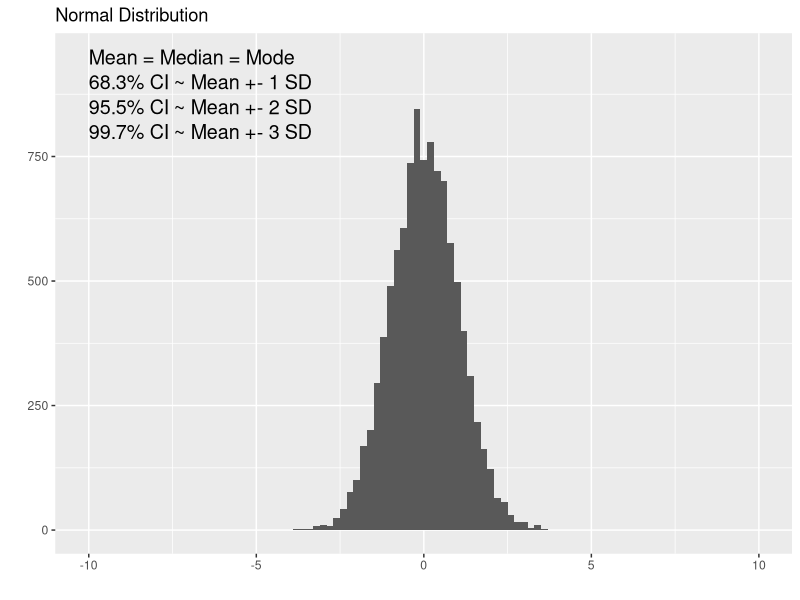
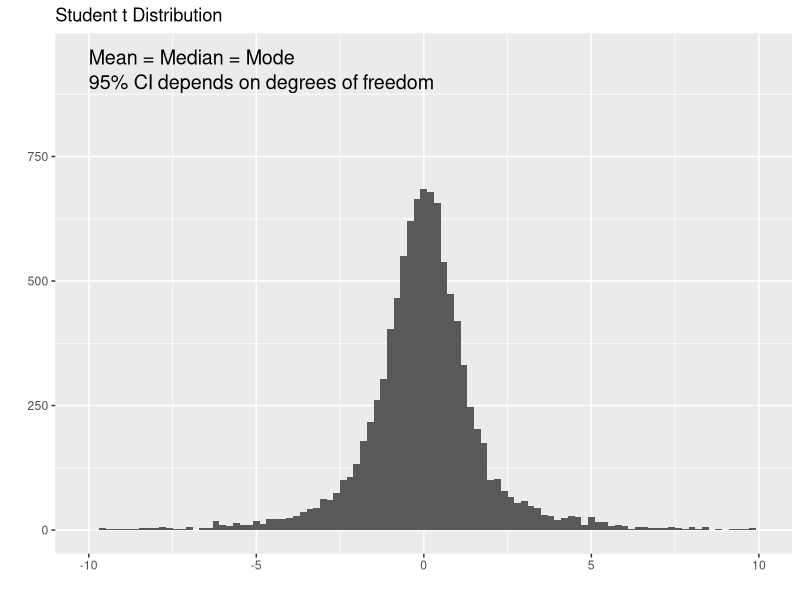
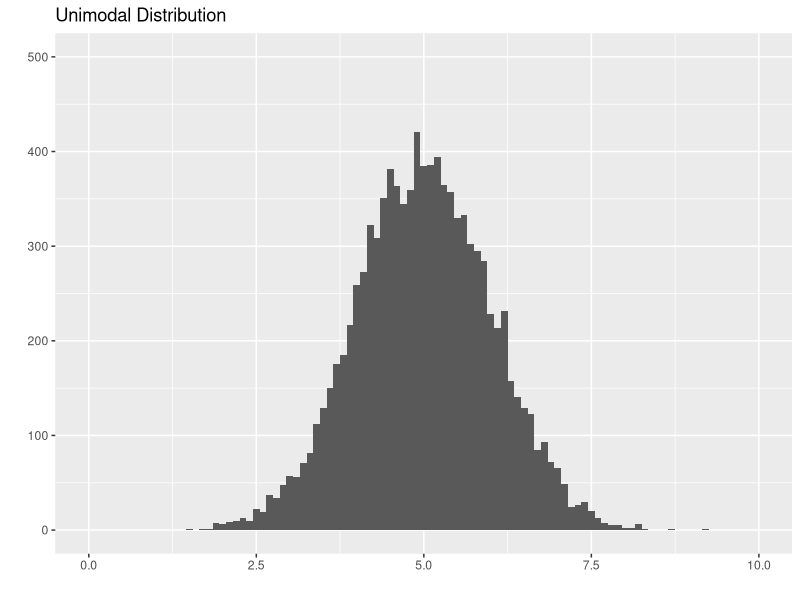
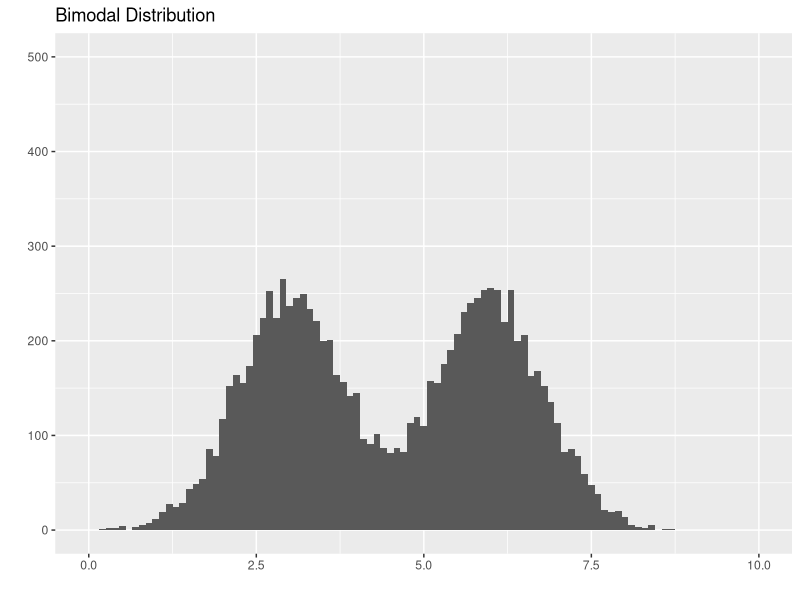
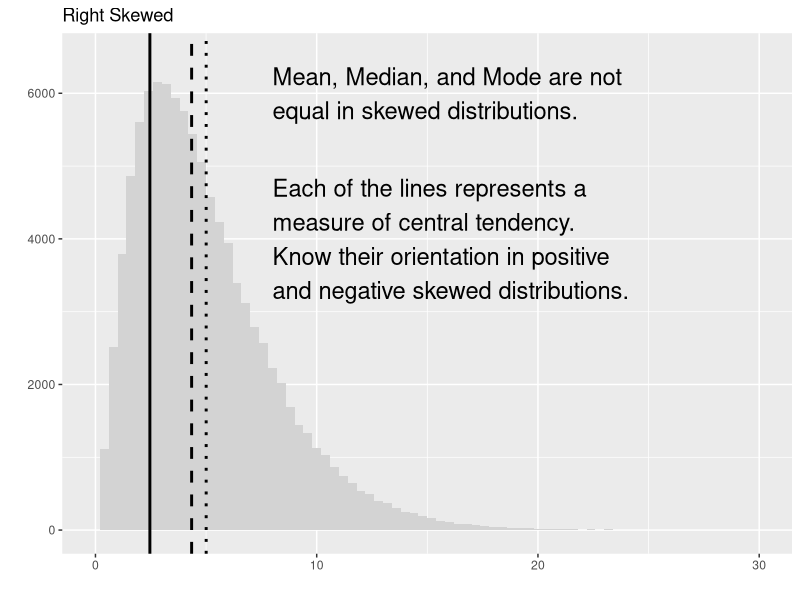
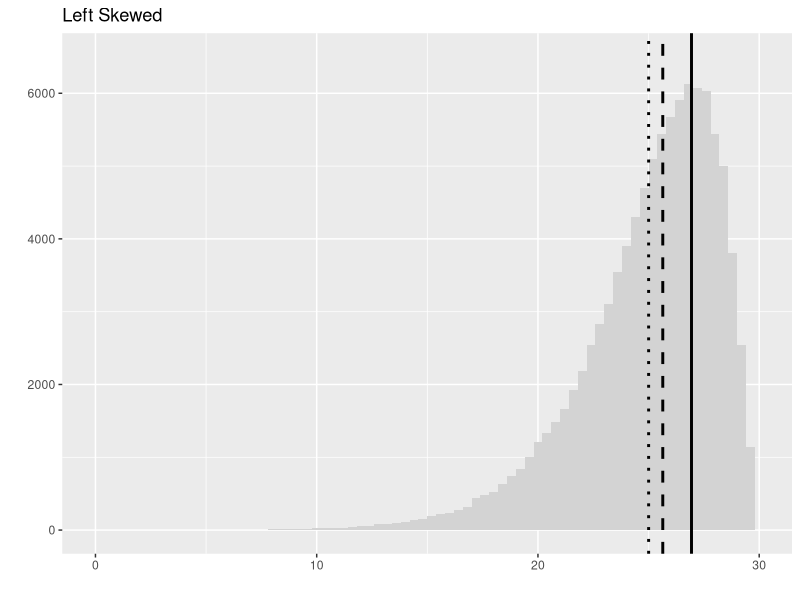
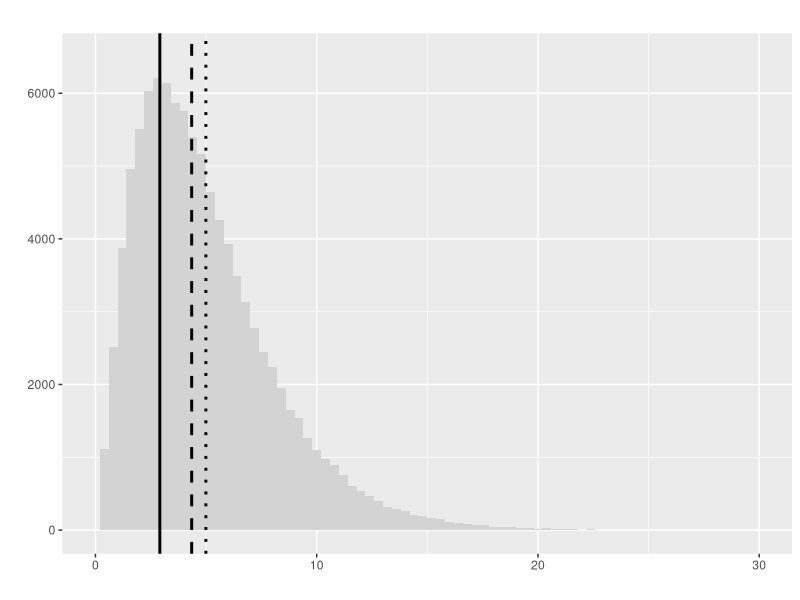
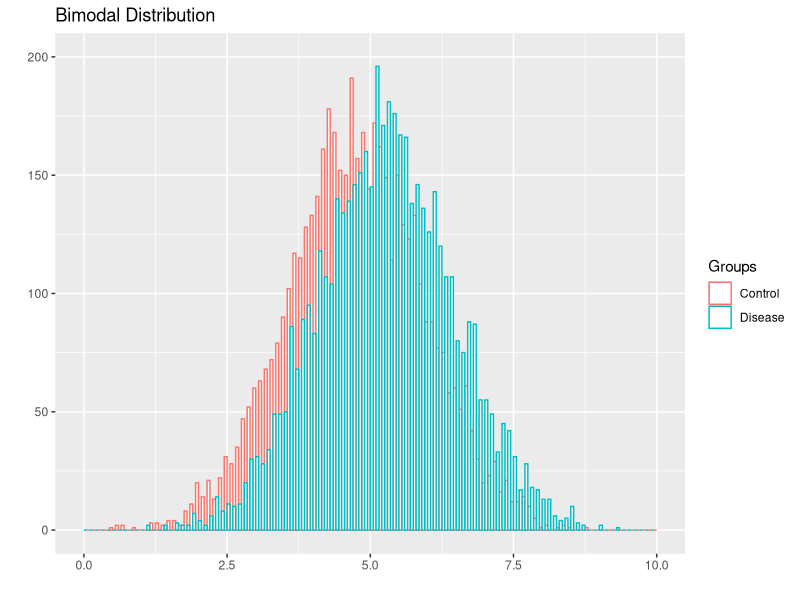

These figures' R source, in order:
## ---- chunk 1
library(ggplot2)
library(cowplot)
norm <- rnorm(10000, sd = 1)
ggplot(data.frame(data = norm), aes(data)) + 
  geom_histogram(binwidth = 0.2) + 
  xlim(-10, 10) + 
  ylim(0, 950) +
  ggtitle("Normal Distribution") + 
  labs(x="", y="") +
  annotate("text", x = -10, y = 950, label = "Mean = Median = Mode", size=5, hjust = 0) +
  annotate("text", x = -10, y = 900, label = "68.3% CI ~ Mean +- 1 SD", size=5, hjust = 0) +
  annotate("text", x = -10, y = 850, label = "95.5% CI ~ Mean +- 2 SD", size=5, hjust = 0) +
  annotate("text", x = -10, y = 800, label = "99.7% CI ~ Mean +- 3 SD", size=5, hjust = 0)
## ---- chunk 2
library(ggplot2)
library(cowplot)
studentt <- rt(10000, df=2)
ggplot(data.frame(data = studentt), aes(data)) + 
  geom_histogram(binwidth = 0.2)  + 
  xlim(-10, 10) + 
  ylim(0, 950) +
  ggtitle("Student t Distribution") + 
  labs(x="", y="") +
  annotate("text", x = -10, y = 950, label = "Mean = Median = Mode", size=5, hjust = 0) +
  annotate("text", x = -10, y = 900, label = "95% CI depends on degrees of freedom", size=5, hjust = 0)
## ---- chunk 3
library(ggplot2)
library(cowplot)
norm <- rnorm(10000, mean = 5, sd = 1)
ggplot(data.frame(data = norm), aes(data)) + 
  geom_histogram(binwidth = 0.1) + 
  xlim(0, 10) + 
  ylim(0, 500) +
  ggtitle("Unimodal Distribution") + 
  labs(x="", y="")
## ---- chunk 4
library(ggplot2)
library(cowplot)
norm1 <- rnorm(5000, mean = 3, sd = 0.8)
norm2 <- rnorm(5000, mean = 6, sd = 0.8)
ggplot(data.frame(data = c(norm1, norm2)), aes(data)) + 
  geom_histogram(binwidth = 0.1) + 
  xlim(0, 10) + 
  ylim(0, 500) +
  ggtitle("Bimodal Distribution") + 
  labs(x="", y="")
## ---- chunk 5
library(ggplot2)
library(cowplot)
Mode <- function(x) {
  ux <- unique(x)
  ux[which.max(tabulate(match(x, ux)))]
}
r.skew <- rchisq(100000, df = 5)
ggplot(data.frame(data = r.skew), aes(data)) +
  geom_histogram(binwidth = 0.4, fill = 'lightgray') + 
  geom_vline(xintercept = mean(r.skew), linetype = 'dotted', lwd = 1) +
  geom_vline(xintercept = median(r.skew), linetype = "dashed", lwd = 1) +
  geom_vline(xintercept = Mode(round(r.skew, digits = 2)), linetype = "solid", lwd = 1) +
  xlim(0, 30) + 
  ylim(0, 6500) +
  ggtitle("Right Skewed") + 
  labs(x="", y="") +
  annotate("text", x = 8, y = 6000, label = "Mean, Median, and Mode are not\nequal in skewed distributions.", size = 6, hjust = 0) +
  annotate("text", x = 8, y = 4000, label = "Each of the lines represents a\nmeasure of central tendency.\nKnow their orientation in positive\nand negative skewed distributions.", size = 6, hjust = 0)
## ---- chunk 6
library(ggplot2)
library(cowplot)
Mode <- function(x) {
  ux <- unique(x)
  ux[which.max(tabulate(match(x, ux)))]
}
l.skew <- 30 - rchisq(100000, df = 5)
ggplot(data.frame(data = l.skew), aes(data)) + 
  geom_histogram(binwidth = 0.4, fill = 'lightgray') + 
  geom_vline(xintercept = mean(l.skew), linetype = 'dotted', lwd = 1) +
  geom_vline(xintercept = median(l.skew), linetype = "dashed", lwd = 1) +
  geom_vline(xintercept = Mode(round(l.skew, digits = 2)), linetype = "solid", lwd = 1) +
  xlim(0, 30) + 
  ylim(0, 6500) +
  ggtitle("Left Skewed") + 
  labs(x="", y="")
## ---- chunk 7
library(ggplot2)
library(cowplot)
Mode <- function(x) {
  ux <- unique(x)
  ux[which.max(tabulate(match(x, ux)))]
}
r.skew <- rchisq(100000, df = 5)
ggplot(data.frame(data = r.skew), aes(data)) +
  geom_histogram(binwidth = 0.4, fill = 'lightgray') + 
  geom_vline(xintercept = mean(r.skew), linetype = 'dotted', lwd = 1) +
  geom_vline(xintercept = median(r.skew), linetype = "dashed", lwd = 1) +
  geom_vline(xintercept = Mode(round(r.skew, digits = 2)), linetype = "solid", lwd = 1) +
  xlim(0, 30) + 
  ylim(0, 6500) +
  ggtitle("") + 
  labs(x="", y="")
## ---- chunk 8
library(ggplot2)
library(cowplot)
norm1 <- rnorm(5000, mean = 4.75, sd = 1.2)
norm2 <- rnorm(5000, mean = 5.25, sd = 1.2)
ggplot(data.frame(data = c(norm1, norm2), Groups = c(rep('Control', length(norm1)), rep('Disease', length(norm2)))), aes(data, color = Groups)) + 
  geom_histogram(binwidth = 0.1, fill = 'white', position="dodge") + 
  xlim(0, 10) + 
  ylim(0, 200) +
  ggtitle("Bimodal Distribution") + 
  labs(x="", y="")
## ---- chunk 9
  norm1 <- rnorm(5000, mean = 4.75, sd = 1.2)
  norm2 <- rnorm(5000, mean = 5.25, sd = 1.2)
  (t.test(norm1, norm2))$p.value
## ---- chunk 10
library(ggplot2)
library(cowplot)
pos <- ggplot(mtcars, aes(x=wt, y=hp)) + 
  geom_point() + 
  ggtitle("Positive Correlation") + 
  labs(x="Weight", y="Horse Power")
neg <- ggplot(mtcars, aes(x=wt, y=mpg)) + 
  geom_point() + 
  ggtitle("Negative Correlation") + 
  labs(x="Weight", y="Fuel Efficiency (mpg)")

plot_grid(pos, neg)
## ---- chunk 11
library(ggplot2)
library(cowplot)
pos <- ggplot(mtcars, aes(x=wt, y=hp)) + 
  geom_point() + 
  geom_smooth(method='lm',formula=y~x) +
  ggtitle("Positive Correlation") + 
  labs(x="Weight", y="Horse Power")
show(pos)
## ---- chunk 12
library(ggplot2)
library(cowplot)
norm1 <- rnorm(5000, mean = 4.25, sd = 1.5)
norm2 <- rnorm(5000, mean = 7.75, sd = 1.5)
ggplot(data.frame(data = c(norm1, norm2), Groups = c(rep('Control', length(norm1)), rep('Disease', length(norm2)))), aes(data, fill = Groups)) + 
  geom_density(alpha=0.2) + 
  geom_vline(xintercept = 6, linetype = 'solid', lwd = 1) +
  scale_fill_manual(values = c("Control" = "blue", "Disease" = "red")) +
  labs(x="Cancer Biomarker", y="Fraction of Patients") +
  annotate("text", x = 1.5, y = 0.02, label = "True\nNegative", size=5, hjust = 0) +
  annotate("text", x = 4.7, y = 0.02, label = "False\nNegative", size=5, hjust = 0) +
  annotate("text", x = 6.35, y = 0.02, label = "False\nPositive", size=5, hjust = 0) +
  annotate("text", x = 9.2, y = 0.02, label = "True\nPositive", size=5, hjust = 0)
## ---- chunk 13
library(ggplot2)
library(cowplot)
norm1 <- rnorm(5000, mean = 4.25, sd = 1.5)
norm2 <- rnorm(5000, mean = 7.75, sd = 1.5)
ggplot(data.frame(data = c(norm1, norm2), Groups = c(rep('Control', length(norm1)), rep('Disease', length(norm2)))), aes(data, fill = Groups)) + 
  geom_density(alpha=0.2) + 
  geom_vline(xintercept = 6, linetype = 'solid', lwd = 1) +
  scale_fill_manual(values = c("Control" = "white", "Disease" = "red")) +
  labs(x="Cancer Biomarker", y="Fraction of Patients") +
  annotate("text", x = 1.5, y = 0.02, label = "True\nNegative", size=5, hjust = 0, color = '#dddddd') +
  annotate("text", x = 4.7, y = 0.02, label = "False\nNegative", size=5, hjust = 0) +
  annotate("text", x = 6.35, y = 0.02, label = "False\nPositive", size=5, hjust = 0, color = '#dddddd') +
  annotate("text", x = 9.2, y = 0.02, label = "True\nPositive", size=5, hjust = 0)
## ---- chunk 14
library(ggplot2)
library(cowplot)
norm1 <- rnorm(5000, mean = 4.25, sd = 1.5)
norm2 <- rnorm(5000, mean = 7.75, sd = 1.5)
ggplot(data.frame(data = c(norm1, norm2), Groups = c(rep('Control', length(norm1)), rep('Disease', length(norm2)))), aes(data, fill = Groups)) + 
  geom_density(alpha=0.2) + 
  geom_vline(xintercept = 6, linetype = 'solid', lwd = 1) +
  scale_fill_manual(values = c("Control" = "blue", "Disease" = "white")) +
  labs(x="Cancer Biomarker", y="Fraction of Patients") +
  annotate("text", x = 1.5, y = 0.02, label = "True\nNegative", size=5, hjust = 0) +
  annotate("text", x = 4.7, y = 0.02, label = "False\nNegative", size=5, hjust = 0, color = '#dddddd') +
  annotate("text", x = 6.35, y = 0.02, label = "False\nPositive", size=5, hjust = 0) +
  annotate("text", x = 9.2, y = 0.02, label = "True\nPositive", size=5, hjust = 0, color = '#dddddd')
## ---- chunk 15
library(ggplot2)
library(cowplot)
n = 1000
prevalence <- seq(0, 1, by = 0.001)
sensitivity <- 0.9
specificity <- 0.9
TP <- n * prevalence
TN <- n - TP
FP <- n * (1 - specificity)
FN <- n * prevalence * (1 - sensitivity)
PPV <- TP / (TP + FP)
data <- data.frame(x = prevalence, y = PPV)
ggplot(data, aes(x = x, y = y)) + 
  geom_line() +
  ylim(0, 1) + 
  labs(x="Prevalence", y="Positive Predictive Value")
## ---- chunk 16
library(ggplot2)
library(cowplot)
norm1 <- rnorm(5000, mean = 4.25, sd = 1.5)
norm2 <- rnorm(5000, mean = 7.75, sd = 1.5)
ggplot(data.frame(data = c(norm1, norm2), Groups = c(rep('Control', length(norm1)), rep('Disease', length(norm2)))), aes(data, fill = Groups)) + 
  geom_density(alpha=0.2) + 
  geom_vline(xintercept = 5, linetype = 'solid', lwd = 1) +
  geom_vline(xintercept = 7, linetype = 'dotted', lwd = 1) +
  scale_fill_manual(values = c("Control" = "blue", "Disease" = "red")) +
  labs(x="Cancer Biomarker", y="Fraction of Patients")
## ---- chunk 17

dat <- data.frame(Groups = c('Exposure', 'No Exposure'), Incidence = c(6, 2))
ggplot(data=dat, aes(x=Groups, y=Incidence)) +
  geom_bar(colour="black", stat="identity") +
  annotate("segment", x = 2, xend = 2, y = 2, yend = 6, colour = "red", size = 1.5) +
  annotate("text", x = 1.95, y = 4, colour = "red", size = 6, label = "Attributable Risk", angle = 90)
## ---- chunk 18

dat <- data.frame(Groups = c('Control', 'Treatment'), Risk = c(0.6, 0.34))
ggplot(data=dat, aes(x=Groups, y=Risk)) +
  geom_bar(colour="black", stat="identity") +
  ylim(0,1) + 
  annotate("segment", x = 2, xend = 2, y = 0.34, yend = 0.6, colour = "red", size = 1.5) +
  annotate("text", x = 1.95, y = 0.47, colour = "red", size = 4, label = "Risk Difference", angle = 90)
